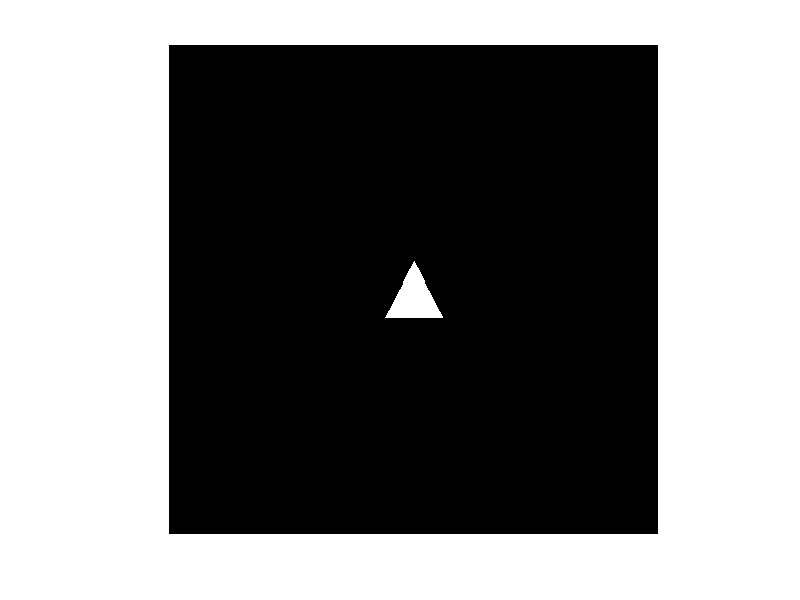

Here is the MATLAB script that generated this plot:
% 创建一个512x512的黑色背景图像
N = 512;  % 图像的尺寸
image = zeros(N, N);  % 初始化图像为全零（黑色）

% 定义三角形的三个顶点坐标
x = [N/2 - 30, N/2, N/2 + 30];  % 三角形的x坐标
y = [N/2 + 30, N/2 - 30, N/2 + 30];  % 三角形的y坐标

% 使用poly2mask函数生成三角形区域的掩膜
mask = poly2mask(x, y, N, N);

% 将掩膜应用到图像中，三角形区域设为白色（值为255）
image(mask) = 1;  % 设定三角形区域为白色（255）

% 显示图像
imshow(image);
%title('512x512 灰度图 中间的三角形衍射孔');
colormap(gray);  % 使用灰度色图
axis equal;
imwrite(image, 'triangle_aperture.png');